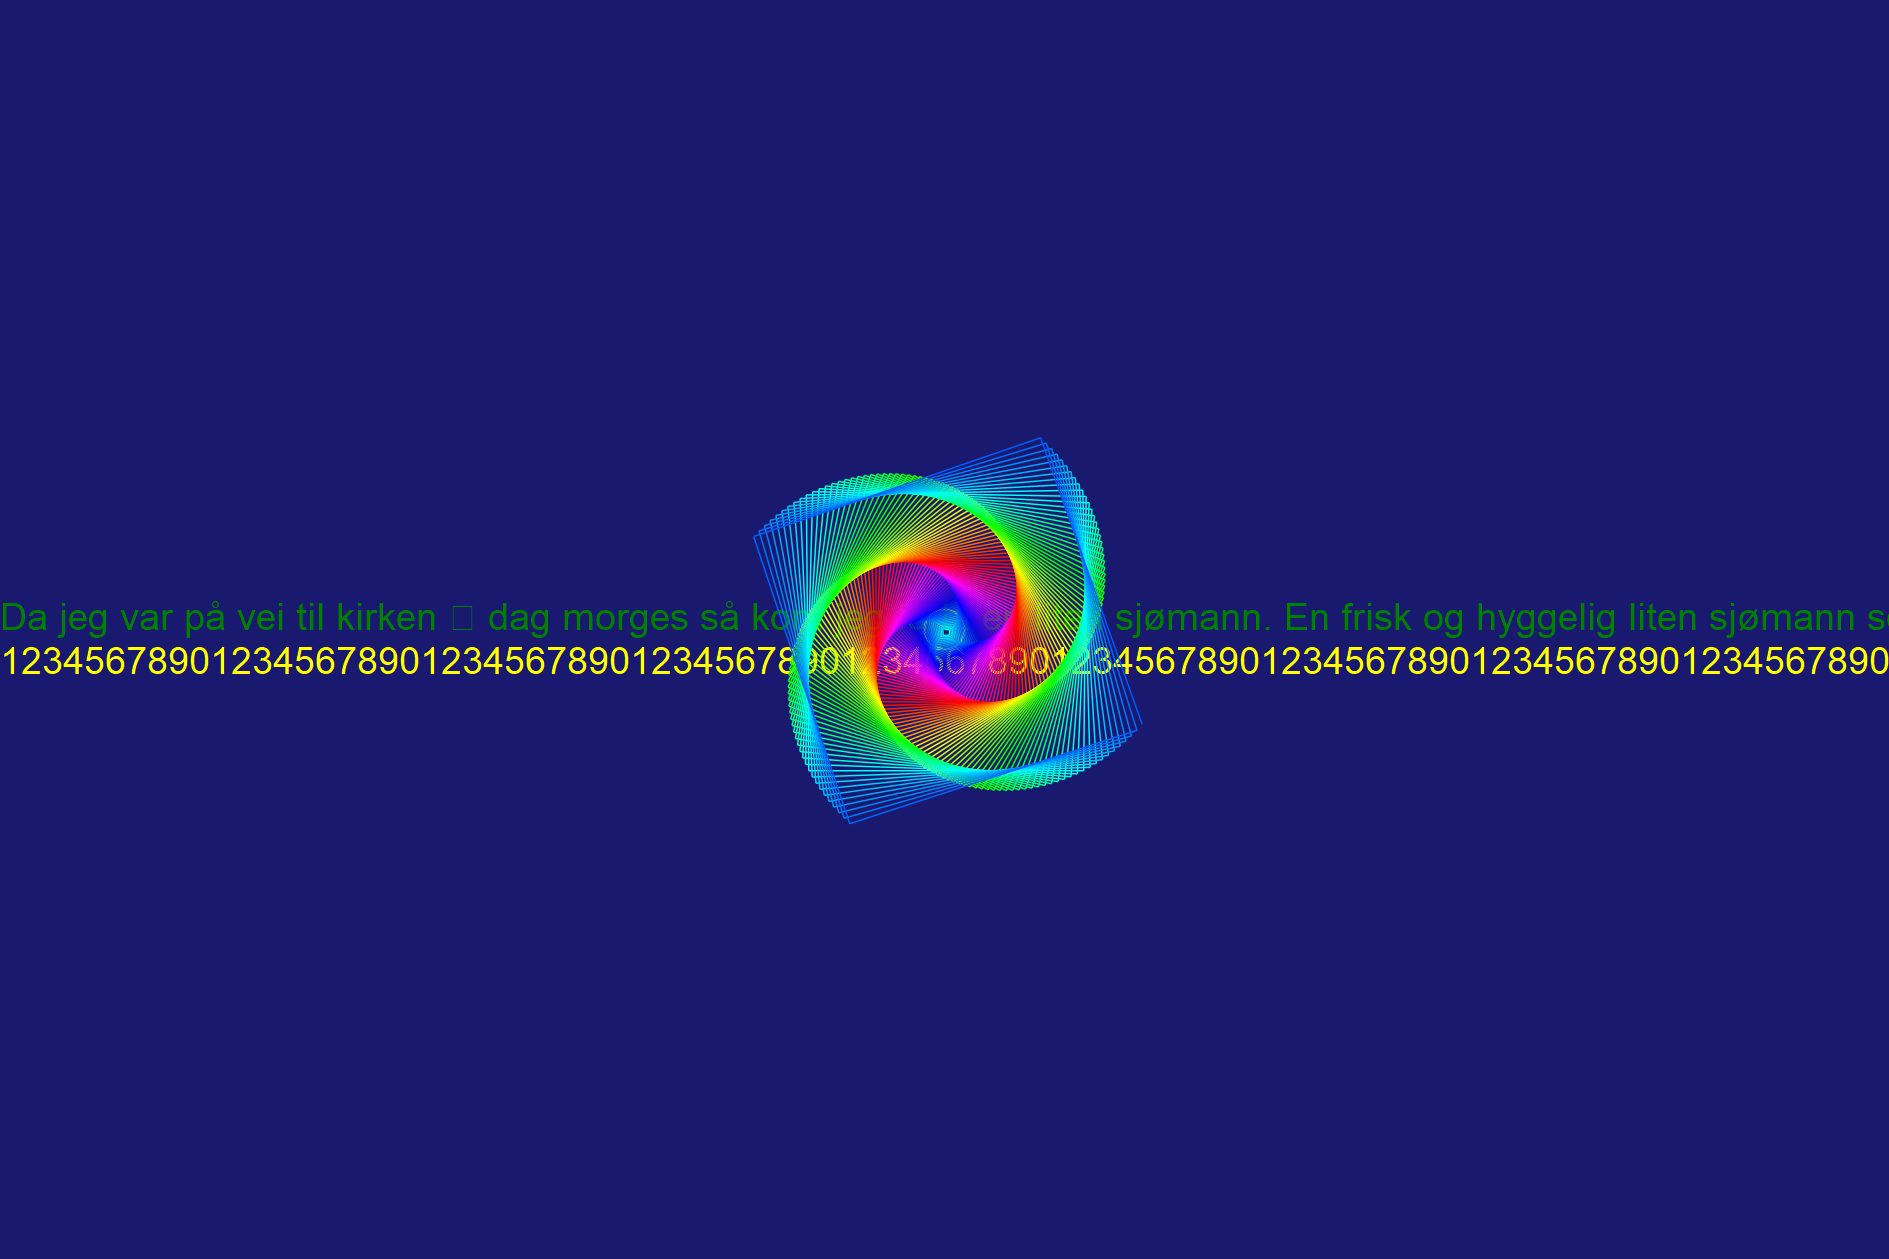

Here is the Julia script that generated this plot:
using MechanicalSketch
import MechanicalSketch: foil_spline_local
import MechanicalSketch: text, circle, Turtle, Pencolor, Penwidth, Forward, Turn
import MechanicalSketch: HueShift, O, sethue, finish, EM, WI, background
let
    empty_figure(joinpath(@__DIR__, "test_1.png"));
    background("midnightblue")

    posx = -WI / 2
    sethue("green")
    # The unicode ∈ may not be supported by the default font and show as a square instead. 
    stri = "Da jeg var på vei til kirken ∈ dag morges så kom jeg forbi en liten sjømann. En frisk og hyggelig liten sjømann som hilste meg."
    text(stri, posx, 0)
    sethue("yellow")
  
    text("1234567890123456789012345678901234567890123456789012345678901234567890123456789012345678901234567890",
        posx, EM)
    circle(O, 20, :stroke)
    t = Turtle()
    Pencolor(t, "cyan")
    Penwidth(t, 1.5)
    n = 5
    for i in 1:400
        Forward(t, n)
        Turn(t, 89.5)
        HueShift(t)
        n += 0.75
    end
    finish()
end
